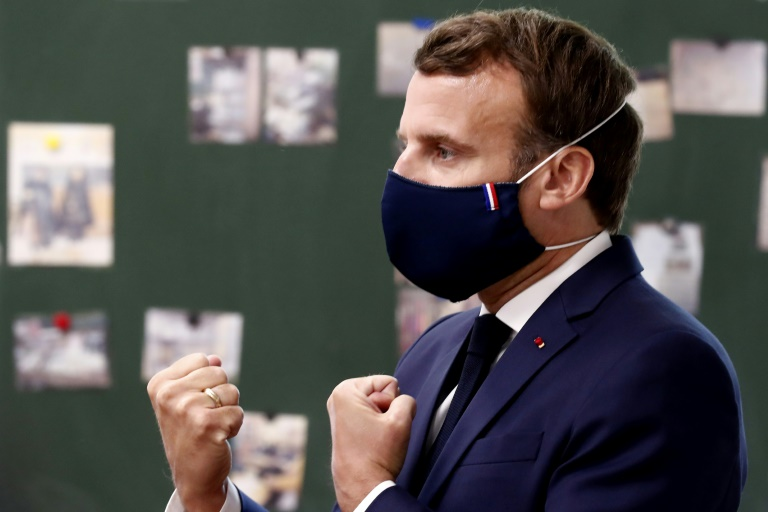
#> input picture 083-mask-detector-master-06H052/kodlar/images/3.jpg, 768 x 512 px, found by its file name
$ python example.py
#> lines starting #> are read from the running program, lines starting #| are printed output that depends on the picture
import cv2
import fingerprint_feature_extractor


if __name__ == '__main__':
    img = cv2.imread('enhanced/3.jpg', 0)				# read the input image --> You can enhance the fingerprint image using the "fingerprint_enhancer" library
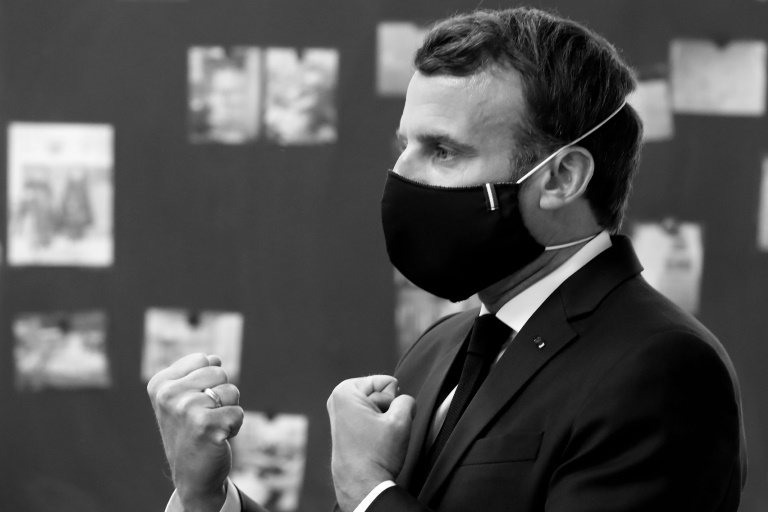
#> img: shape (512, 768); min 0, max 255, mean 81
#> (the run stopped early here; a loop or call above may not have finished)
